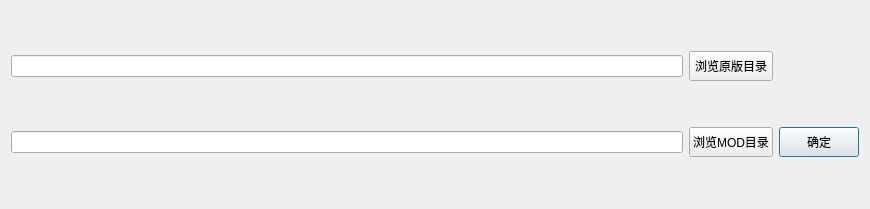
<?xml version="1.0" encoding="UTF-8"?>
<ui version="4.0">
 <class>Dialog</class>
 <widget class="QDialog" name="Dialog">
  <property name="geometry">
   <rect>
    <x>0</x>
    <y>0</y>
    <width>870</width>
    <height>209</height>
   </rect>
  </property>
  <property name="windowTitle">
   <string>V3编辑器-启动</string>
  </property>
  <layout class="QHBoxLayout" name="horizontalLayout_2">
   <item>
    <layout class="QGridLayout" name="gridLayout">
     <item row="1" column="1">
      <widget class="QLineEdit" name="lineEdit">
       <property name="minimumSize">
        <size>
         <width>0</width>
         <height>0</height>
        </size>
       </property>
      </widget>
     </item>
     <item row="0" column="1">
      <widget class="QLineEdit" name="lineEdit_2"/>
     </item>
     <item row="1" column="3">
      <widget class="QPushButton" name="pushButton_2">
       <property name="sizePolicy">
        <sizepolicy hsizetype="Preferred" vsizetype="Fixed">
         <horstretch>0</horstretch>
         <verstretch>0</verstretch>
        </sizepolicy>
       </property>
       <property name="minimumSize">
        <size>
         <width>0</width>
         <height>30</height>
        </size>
       </property>
       <property name="text">
        <string>确定</string>
       </property>
      </widget>
     </item>
     <item row="0" column="2">
      <widget class="QPushButton" name="pushButton">
       <property name="minimumSize">
        <size>
         <width>0</width>
         <height>30</height>
        </size>
       </property>
       <property name="text">
        <string>浏览原版目录</string>
       </property>
      </widget>
     </item>
     <item row="1" column="2">
      <widget class="QPushButton" name="pushButton_3">
       <property name="minimumSize">
        <size>
         <width>0</width>
         <height>30</height>
        </size>
       </property>
       <property name="text">
        <string>浏览MOD目录</string>
       </property>
      </widget>
     </item>
    </layout>
   </item>
  </layout>
 </widget>
 <resources/>
 <connections/>
</ui>
